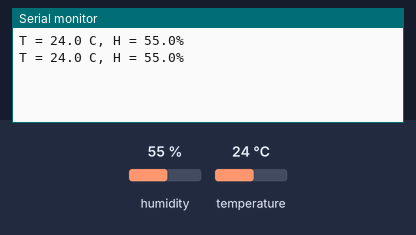
Recording of a sketch running on a simulated Arduino Uno, built with avr-gcc and run on an emulated ATmega328P. On the bench: the last lines printed to the serial monitor. Inputs (shaded band) come from the test bench; at power-on: humidity 55 %, temperature 24 °C.

Above: at 6.8 s.
6.9 s: humidity set to 22 %
At 10.0 s:
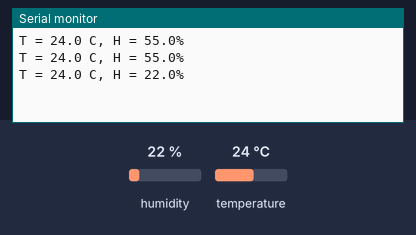
11.4 s: temperature set to 12 °C
At 12.4 s:
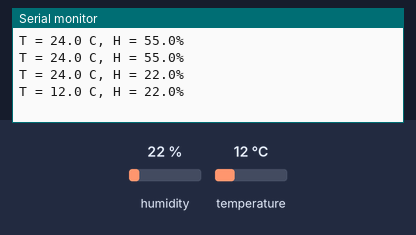
15.9 s: humidity set to 40 %
At 19.4 s:
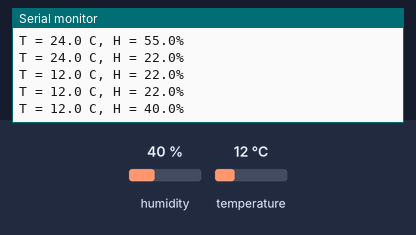
Timing chart, 0 to 20.9 s (numbered marks = the images above; inputs shaded):
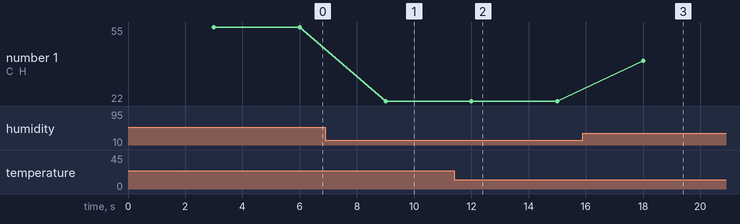

The sketch:

DHT11_Example.ino
```cpp
#include <dht_nonblocking.h>

const uint8_t PIN_DHT = 2;
const unsigned long MEASURE_INTERVAL = 3000;

DHT_nonblocking dht_sensor(PIN_DHT, DHT_TYPE_11);

static bool measure_environment(float &temperature, float &humidity) {
    static unsigned long measurement_timestamp = millis();

    if (millis() - measurement_timestamp > MEASURE_INTERVAL) {
        if (dht_sensor.measure(&temperature, &humidity)) {
            measurement_timestamp = millis();
            return true;
        }
    }
    return false;
}

void setup() {
    Serial.begin(9600);
}

void loop() {
    float temperature;
    float humidity;

    if (measure_environment(temperature, humidity)) {
        char temp_str[8];
        char hum_str[8];
        dtostrf(temperature, 4, 1, temp_str);
        dtostrf(humidity, 4, 1, hum_str);

        char buffer[32];
        sprintf(buffer, "T = %s C, H = %s%%", temp_str, hum_str);
        Serial.println(buffer);
    }
}
```

Measured:
- after the input at 6.9 s, the serial monitor: prints a new line after 2.1 s (image 1)
- after the input at 11.4 s, the serial monitor: prints a new line after 0.61 s (image 2)
- after the input at 15.9 s, the serial monitor: prints a new line after 2.1 s (image 3)
- plotted number 1: 55 → 22 after the input at 6.9 s, 22 → 40 after the input at 15.9 s
